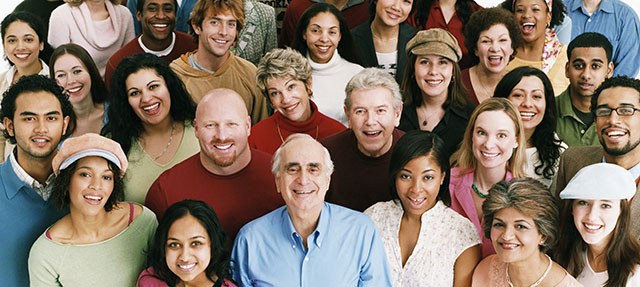
#> input picture crowd.jpg, 640 x 287 px
$ python Face_Detect.py
#> lines starting #> are read from the running program, lines starting #| are printed output that depends on the picture; after the words box and inside, x2 and y2 are one past the last pixel; in counts of white or black regions, pixels touching at a corner belong together
import cv2

def detectFace(img):
#> called with img = 'crowd.jpg'
    filename = img.split(".")[0]   # 將Str以.為單位拆解為List, 並取index 0 (不要副檔名)
    img = cv2.imread(img)  # 讀取圖檔
#> img is the input picture: shape (287, 640, 3); mean B, G, R 102.7, 116.3, 133.3
    gray = cv2.cvtColor(img, cv2.COLOR_BGR2GRAY)  # 透過轉換函式轉為灰階影像
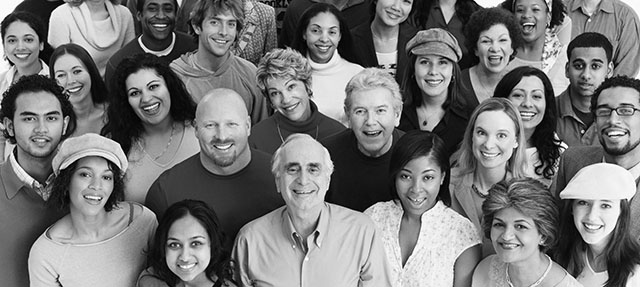
#> gray: shape (287, 640); min 0, max 255, mean 119.8
    color = (0, 255, 0)  # 定義框的顏色 (RGB)

    # OpenCV 人臉識別分類器
    face_classifier = cv2.CascadeClassifier(cv2.data.haarcascades + "haarcascade_frontalface_default.xml")

    # 調用偵測識別人臉函式
    faceRects = face_classifier.detectMultiScale(
        gray, scaleFactor=1.2, minNeighbors=3, minSize=(32, 32))
#> faceRects = 20 rows, first 6: [200, 5, 46, 46], [302, 13, 45, 45], [1, 23, 44, 44], [472, 23, 47, 47], [562, 46, 50, 50], [49, 55, 45, 45]

    # 大於 0 則檢測到人臉
    if len(faceRects):
        # 框出每一張人臉
        for faceRect in faceRects:
            x, y, w, h = faceRect
            cv2.rectangle(img, (x, y), (x + h, y + w), color, 2)   # rectangle是矩形   2是粗度
#> this loop made 20 passes
#> (x, y, w, h) on passes 1 to 12: (200, 5, 46, 46), (302, 13, 45, 45), (1, 23, 44, 44), (472, 23, 47, 47), (562, 46, 50, 50), (49, 55, 45, 45), (504, 76, 49, 49), (343, 89, 56, 56), (591, 93, 46, 46), (10, 94, 60, 60), (71, 158, 49, 49), (409, 41, 54, 54)
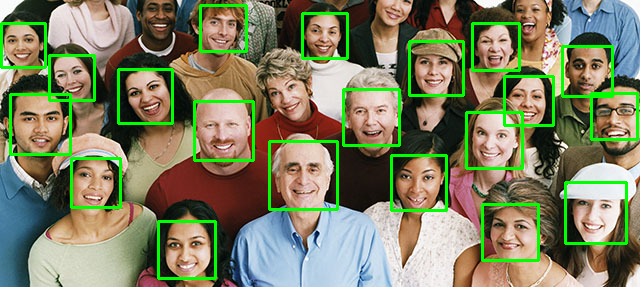
#> img: shape (287, 640, 3); 6.83% of pixels changed, all inside (x1, y1, x2, y2) = (0, 4, 639, 280)

    # 將結果圖片輸出
    cv2.imwrite(filename + "_face.jpg", img)

detectFace("crowd.jpg")
